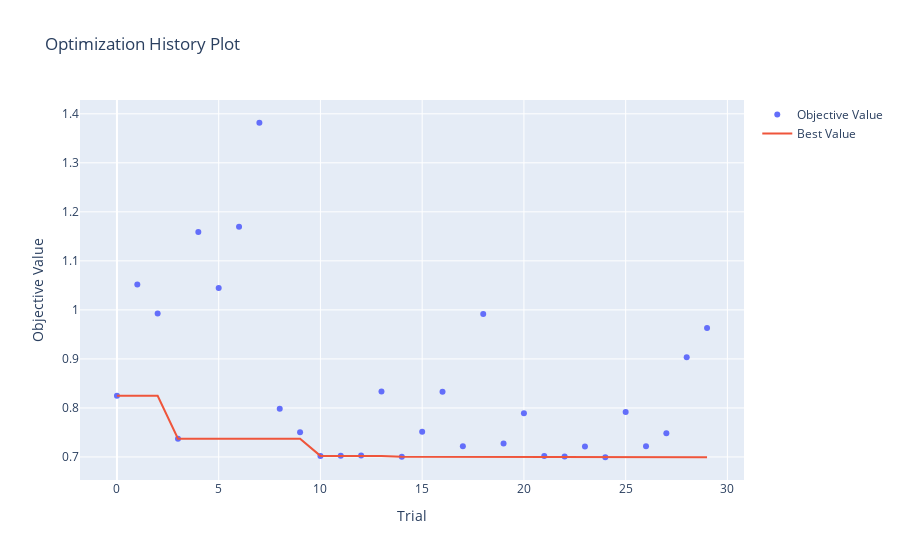

Notebook source saved alongside this figure:
### Code cell
# 하이퍼파라미터 최적화 과정을 확인
optuna.visualization.plot_optimization_history(study_rf)

### Figure 1 — Plotly figure (JSON) as saved in the notebook; plotly's stock layout.template omitted (floating-point values rounded to 4 significant figures)
{"data": [{"mode": "markers", "name": "Objective Value", "type": "scatter", "x": [0, 1, 2, 3, 4, 5, 6, 7, 8, 9, 10, 11, 12, 13, 14, 15, 16, 17, 18, 19, 20, 21, 22, 23, 24, 25, 26, 27, 28, 29], "y": [0.8247, 1.052, 0.9929, 0.7373, 1.159, 1.044, 1.17, 1.382, 0.7984, 0.7506, 0.7022, 0.7025, 0.7029, 0.8337, 0.7007, 0.7515, 0.8332, 0.7218, 0.9916, 0.7275, 0.789, 0.7017, 0.701, 0.7212, 0.6994, 0.7918, 0.7216, 0.7483, 0.9032, 0.963]}, {"mode": "lines", "name": "Best Value", "type": "scatter", "x": [0, 1, 2, 3, 4, 5, 6, 7, 8, 9, 10, 11, 12, 13, 14, 15, 16, 17, 18, 19, 20, 21, 22, 23, 24, 25, 26, 27, 28, 29], "y": [0.8247, 0.8247, 0.8247, 0.7373, 0.7373, 0.7373, 0.7373, 0.7373, 0.7373, 0.7373, 0.7022, 0.7022, 0.7022, 0.7022, 0.7007, 0.7007, 0.7007, 0.7007, 0.7007, 0.7007, 0.7007, 0.7007, 0.7007, 0.7007, 0.6994, 0.6994, 0.6994, 0.6994, 0.6994, 0.6994]}, {"marker": {"color": "#cccccc"}, "mode": "markers", "name": "Infeasible Trial", "showlegend": false, "type": "scatter", "x": [], "y": []}], "layout": {"title": {"text": "Optimization History Plot"}, "xaxis": {"title": {"text": "Trial"}}, "yaxis": {"title": {"text": "Objective Value"}}}}
